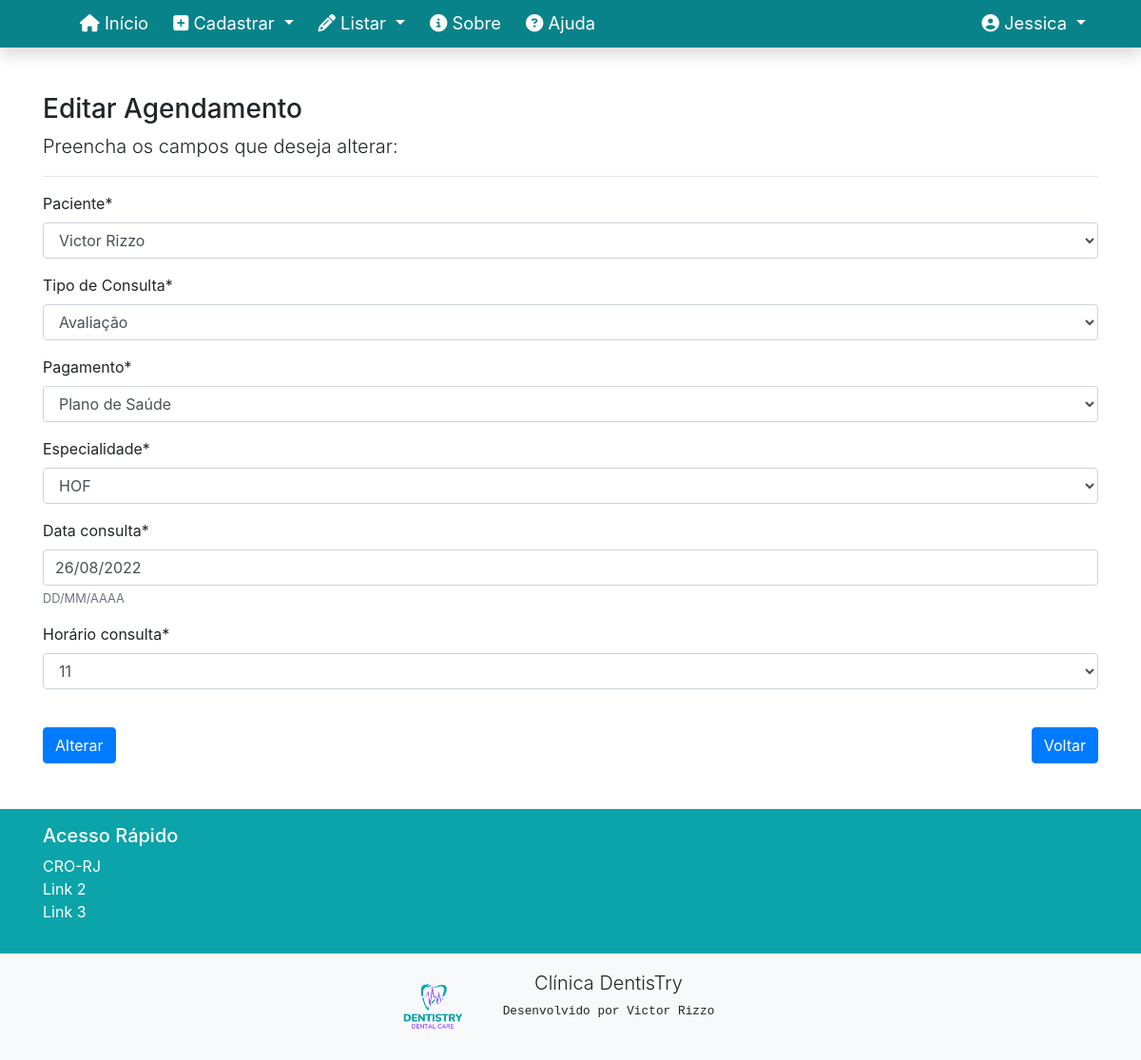
Page /editar/agendamento/1 (signed in) on the earlier database version.
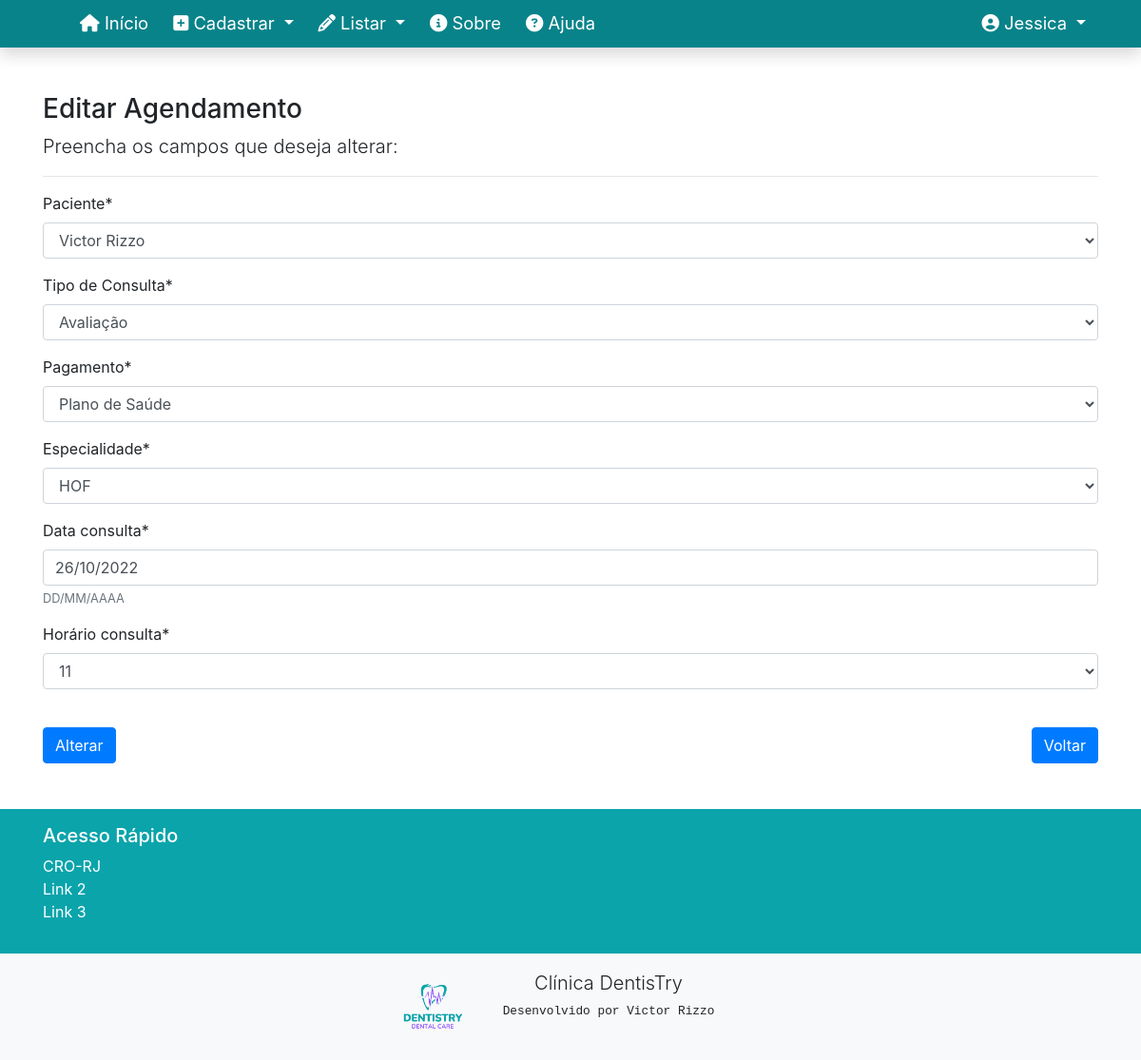
Same page on the later database version.
### agendamentos/models.py (models this page shows, shortened)
class Agendamento(models.Model):
    TIPO_CHOICES = [
                (1, 'Urgência'),
                (2, 'Avaliação'),
                (3, 'Paciente em tratamento'),
                (4, 'Retorno'),
                (5, 'Parceria'),
            ]
    ESP_CHOICES = [
                (1, 'Cirurgia'),
                (2, 'Endodontia'),
                (3, 'Ortodontia'),
                (4, 'HOF'),
                (5, 'Protese'),
                (6, 'Implantodontia'),
            ]
    PAGAMENTO_CHOICES = [
                (1, 'Particular'),
                (2, 'Plano de Saúde'),
                (3, 'Parceria'),
            ]
    HORARIO_CHOICES = [
                (8, 8),
                (9, 9),
                (10, 10),
                (11, 11),
                (12, 12),
                (14, 14),
                (15, 15),
                (16, 16),
                (17, 17),
                (18, 18),
            ]
    paciente = models.ForeignKey(Paciente, on_delete=models.PROTECT)
    tipo_consulta = models.IntegerField(verbose_name='Tipo de Consulta', choices=TIPO_CHOICES)
    pagamento = models.IntegerField('Pagamento', choices=PAGAMENTO_CHOICES)
    especialidade = models.IntegerField('Especialidade', choices=ESP_CHOICES)
    data_consulta = models.DateField('Data consulta', help_text="DD/MM/AAAA")
    hora_consulta = models.IntegerField('Horário consulta', choices=HORARIO_CHOICES)
    atualizado_em = models.DateTimeField('Atualizado em', auto_now=True)
    class Meta:
        verbose_name = 'Consulta'
        verbose_name_plural = 'Consultas agendadas'

### agendamentos/views.py (the view)
# urls.py: path('editar/agendamento/<int:pk>', AgendamentoUpdate.as_view(), name='editar-agendamento'),
class AgendamentoUpdate(LoginRequiredMixin, UpdateView):
    login_url = reverse_lazy('login')
    model = Agendamento
    fields = ['paciente', 'tipo_consulta', 'pagamento', 'especialidade', 'data_consulta', 'hora_consulta']
    template_name = 'agendamentos/form-alterar.html'
    success_url = reverse_lazy('listar-agendamentos')

### agendamentos/models.py (called while the page is built)
    def __str__(self):
        return str(self.nome)

### agendamentos/templates/agendamentos/form-alterar.html (shortened to what this page needs)
{% extends 'paginas/modelo-agendamento.html' %}
{% load static %}
{% load crispy_forms_tags %}
{% block conteudo %}
<h3>Editar Agendamento</h3>
<p class="lead">
    Preencha os campos que deseja alterar:
</p>
<hr>
<form action="" method="POST">
    {{ form|crispy }}
    <button type="submit" class="btn btn-primary mt-4">Alterar</button>
    <a href="{% url 'listar-agendamentos' %}" class="btn btn-primary mt-4 float-right">Voltar</a>
</form>
{% endblock %}

Differences in the rows shown:
changed Agendamento "Victor Rizzo": data_consulta "26/08/2022" → "26/10/2022"
